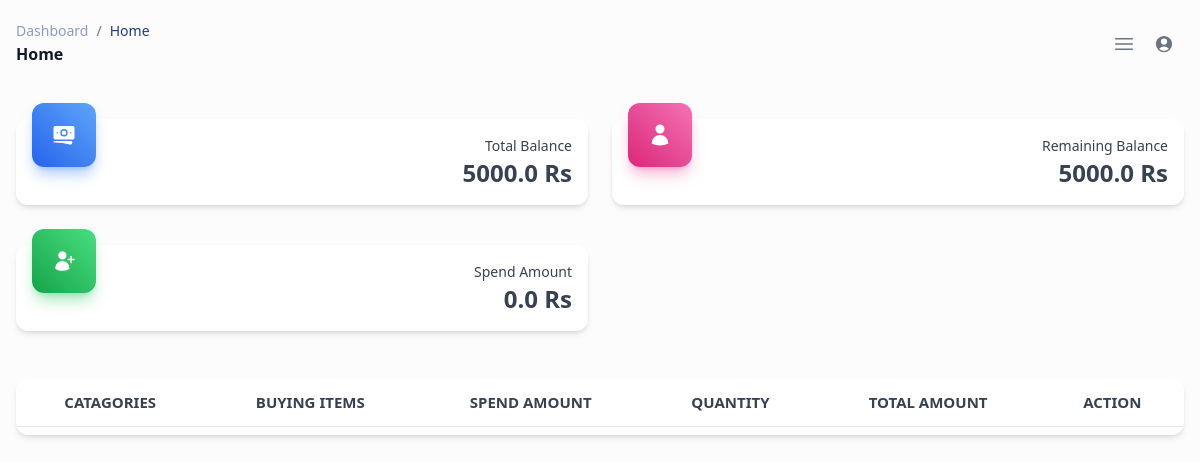
The page /homepage/ (signed in) on the database as committed earlier.
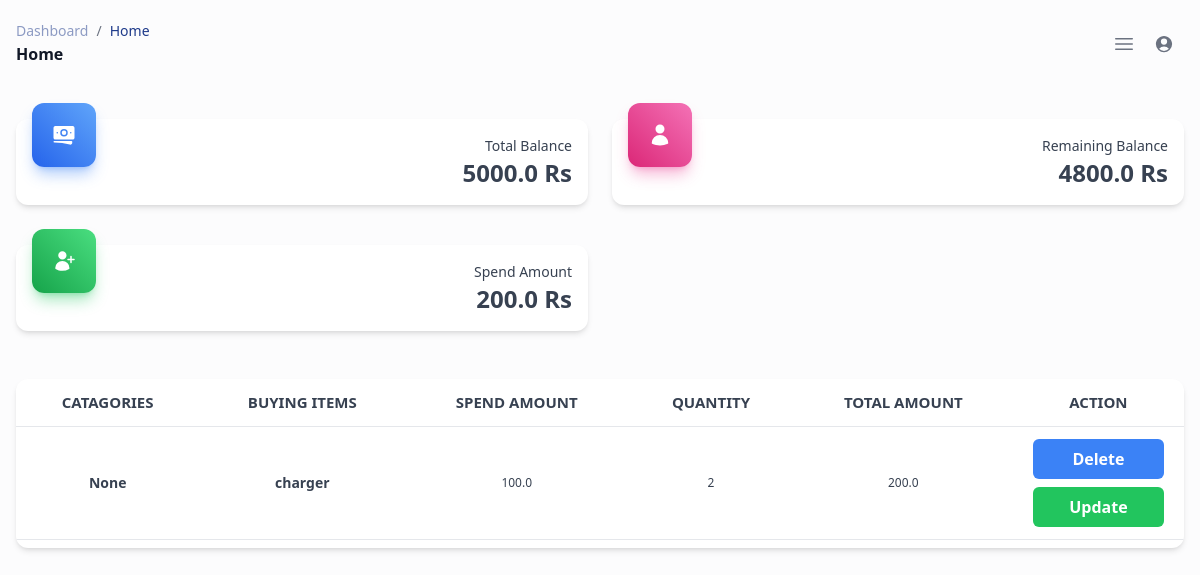
The same page on the database as committed later.
### myapp/models.py (models this page shows, shortened)
class Balance(models.Model):
    balance = models.FloatField(max_length=10, default=0)
    remaining_balance = models.FloatField(max_length=10, default=0)
    spend_amount = models.FloatField(max_length=10, default=0)
    count = models.FloatField(max_length=10, default=0)
    client = models.ForeignKey(Client,on_delete=models.CASCADE,null = True)

class Items(models.Model):
    name = models.CharField(max_length = 25,null=False)
    price = models.FloatField(default=0.0)
    quantity = models.IntegerField(default=0.0)
    total = models.FloatField(max_length=10, default=0)
    catagory = models.CharField(max_length = 25,null=True)
    client = models.ForeignKey(Client, on_delete=models.CASCADE,null = True)

### myapp/views.py (the view)
# urls.py: path('homepage/', views.homepage, name='homepage'),
def homepage(request):
    user = request.user
    try:
        client = Client.objects.get(user=user)
        try:
            balance = Balance.objects.get(client=client)
        except Balance.DoesNotExist:
            balance = Balance.objects.create(client=client, balance=0, remaining_balance=0, spend_amount=0, count=0)
        items = Items.objects.filter(client=client)
        return render(request, 'home.html', {'itm': items, 'balance': balance})
    except Client.DoesNotExist:
        return HttpResponse("Client not found.", status=404)

### template/home.html (shortened to what the changed rows need)
<!DOCTYPE html>
<html lang="en">
<head>
     <script src="https://cdn.tailwindcss.com"></script>
</head>
<body>
<div class="min-h-screen bg-gray-50/50">
  <div class="p-4 xl:ml-80">
    <div class="mt-12">
      <div class="mb-12 grid gap-y-10 gap-x-6 md:grid-cols-2 xl:grid-cols-4">
        <div class="relative flex flex-col bg-clip-border rounded-xl bg-white text-gray-700 shadow-md">
          <div class="p-4 text-right">
            <p class="block antialiased font-sans text-sm leading-normal font-normal text-blue-gray-600">Total Balance</p>
            <h4 class="block antialiased tracking-normal font-sans text-2xl font-semibold leading-snug text-blue-gray-900">{{ balance.balance }} Rs</h4>
          </div>
        </div>
        <div class="relative flex flex-col bg-clip-border rounded-xl bg-white text-gray-700 shadow-md">
          <div class="p-4 text-right">
            <p class="block antialiased font-sans text-sm leading-normal font-normal text-blue-gray-600">Remaining Balance</p>
            <h4 class="block antialiased tracking-normal font-sans text-2xl font-semibold leading-snug text-blue-gray-900">{{balance.remaining_balance}} Rs</h4>
          </div>
        </div>
        <div class="relative flex flex-col bg-clip-border rounded-xl bg-white text-gray-700 shadow-md">
          <div class="p-4 text-right">
            <p class="block antialiased font-sans text-sm leading-normal font-normal text-blue-gray-600">Spend Amount</p>
            <h4 class="block antialiased tracking-normal font-sans text-2xl font-semibold leading-snug text-blue-gray-900">{{balance.spend_amount}} Rs</h4>
          </div>
        </div>
      </div>
 <div class="mb-4 grid grid-cols-1 gap-6 xl:grid-cols-3">
  <div class="relative flex flex-col bg-clip-border rounded-xl bg-white text-gray-700 shadow-md overflow-hidden xl:col-span-3">
    <div class="p-6 px-0 pt-0 pb-2">
      <table class="w-full table-auto">
        <thead>
          <tr>
            <th class="border-b border-blue-gray-50 py-3 px-6 text-center align-middle">
              <p class="block antialiased font-sans text-[15px] font-large uppercase text-blue-gray-400">Catagories</p>
            </th>
            <th class="border-b border-blue-gray-50 py-3 px-6 text-center align-middle">
              <p class="block antialiased font-sans text-[15px] font-large uppercase text-blue-gray-400">Buying Items</p>
            </th>
            <th class="border-b border-blue-gray-50 py-3 px-6 text-center align-middle">
              <p class="block antialiased font-sans text-[15px] font-larger uppercase text-blue-gray-400">Spend Amount</p>
            </th>
            <th class="border-b border-blue-gray-50 py-3 px-6 text-center align-middle">
              <p class="block antialiased font-sans text-[15px] font-larger uppercase text-blue-gray-400">Quantity</p>
            </th>
            <th class="border-b border-blue-gray-50 py-3 px-6 text-center align-middle">
              <p class="block antialiased font-sans text-[15px] font-larger uppercase text-blue-gray-400">Total Amount</p>
            </th>
            <th class="border-b border-blue-gray-50 py-3 px-6 text-center align-middle">
              <p class="block antialiased font-sans text-[15px] font-larger uppercase text-blue-gray-400">Action</p>
            </th>
          </tr>
          </thead>
       <tbody>
        {% for i in itm %}
          <tr>
            <td class="py-3 px-5 border-b border-blue-gray-50 text-center align-middle">
              <div class="flex items-center justify-center gap-4">
                <p class="block antialiased font-sans text-sm leading-normal text-blue-gray-900 font-bold">{{ i.catagory }}</p>
              </div>
            </td>
            <td class="py-3 px-5 border-b border-blue-gray-50 text-center align-middle">
              <div class="flex items-center justify-center gap-4">
                <p class="block antialiased font-sans text-sm leading-normal text-blue-gray-900 font-bold">{{ i.name }}</p>
              </div>
            </td>
            <td class="py-3 px-5 border-b border-blue-gray-50 text-center align-middle">
              <p class="block antialiased font-sans text-xs font-medium text-blue-gray-600">{{ i.price }}</p>
            </td>
            <td class="py-3 px-5 border-b border-blue-gray-50 text-center align-middle">
              <p class="block antialiased font-sans text-xs font-medium text-blue-gray-600">{{ i.quantity }}</p>
            </td>
            <td class="py-3 px-5 border-b border-blue-gray-50 text-center align-middle">
              <p class="block antialiased font-sans text-xs font-medium text-blue-gray-600">{{ i.total }}</p>
            </td>
            <td class="py-3 px-5 border-b border-blue-gray-50 text-center align-middle">
            <div class="flex flex-col space-y-2">
              <a href="{% url 'delete' i.pk %}"
              onclick="return confirm('Are you sure?')"
              class="bg-blue-500 hover:bg-blue-600 text-white font-semibold rounded-md py-2 px-4 w-full text-center">
              Delete
              </a>
              <a href="{% url 'update' i.pk %}"
              onclick="return confirm('Are you sure?')"
              class="bg-green-500 hover:bg-green-600 text-white font-semibold rounded-md py-2 px-4 w-full text-center">
              Update
              </a>
              </div>
              </td>
          </tr>
          {% endfor %}
        </tbody>
      </table>
    </div>
  </div>
</div>
</div>
</body>
</html>

Rows that differ between the two databases and show on the page:
changed Balance: remaining_balance "5000.0" → "4800.0"; spend_amount "0.0" → "200.0"
added Items: catagory "None", name "charger", price "100.0", quantity "2", total "200.0"
